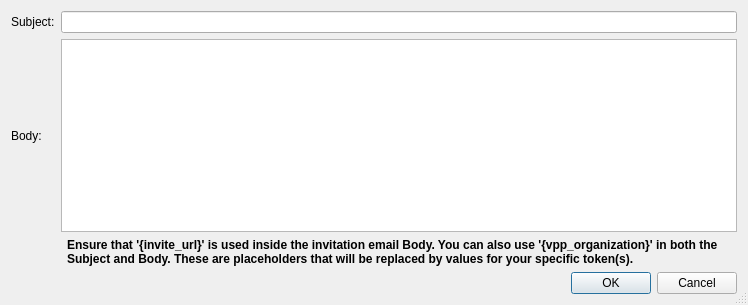
<?xml version="1.0" encoding="UTF-8"?>
<ui version="4.0">
 <class>VPPEmailInvitationTemplateDlg</class>
 <widget class="QDialog" name="VPPEmailInvitationTemplateDlg">
  <property name="geometry">
   <rect>
    <x>0</x>
    <y>0</y>
    <width>748</width>
    <height>305</height>
   </rect>
  </property>
  <property name="sizePolicy">
   <sizepolicy hsizetype="MinimumExpanding" vsizetype="MinimumExpanding">
    <horstretch>0</horstretch>
    <verstretch>0</verstretch>
   </sizepolicy>
  </property>
  <property name="minimumSize">
   <size>
    <width>748</width>
    <height>305</height>
   </size>
  </property>
  <property name="windowTitle">
   <string>VPP - Email invitation template</string>
  </property>
  <property name="sizeGripEnabled">
   <bool>true</bool>
  </property>
  <property name="modal">
   <bool>true</bool>
  </property>
  <layout class="QVBoxLayout" name="verticalLayout">
   <item>
    <layout class="QGridLayout" name="gridLayout">
     <item row="0" column="0">
      <widget class="QLabel" name="label_7">
       <property name="text">
        <string>Subject:</string>
       </property>
      </widget>
     </item>
     <item row="0" column="1">
      <widget class="QLineEdit" name="invitationSubject">
       <property name="minimumSize">
        <size>
         <width>600</width>
         <height>0</height>
        </size>
       </property>
      </widget>
     </item>
     <item row="1" column="0">
      <widget class="QLabel" name="label_8">
       <property name="text">
        <string>Body:</string>
       </property>
      </widget>
     </item>
     <item row="1" column="1">
      <widget class="QPlainTextEdit" name="invitationBody">
       <property name="sizePolicy">
        <sizepolicy hsizetype="Expanding" vsizetype="MinimumExpanding">
         <horstretch>0</horstretch>
         <verstretch>0</verstretch>
        </sizepolicy>
       </property>
       <property name="minimumSize">
        <size>
         <width>600</width>
         <height>0</height>
        </size>
       </property>
      </widget>
     </item>
    </layout>
   </item>
   <item>
    <layout class="QHBoxLayout" name="horizontalLayout">
     <item>
      <spacer name="horizontalSpacer">
       <property name="orientation">
        <enum>Qt::Horizontal</enum>
       </property>
       <property name="sizeType">
        <enum>QSizePolicy::Maximum</enum>
       </property>
       <property name="sizeHint" stdset="0">
        <size>
         <width>56</width>
         <height>20</height>
        </size>
       </property>
      </spacer>
     </item>
     <item>
      <widget class="QLabel" name="lblEmailInvitationContraint">
       <property name="sizePolicy">
        <sizepolicy hsizetype="Expanding" vsizetype="Maximum">
         <horstretch>0</horstretch>
         <verstretch>0</verstretch>
        </sizepolicy>
       </property>
       <property name="minimumSize">
        <size>
         <width>600</width>
         <height>0</height>
        </size>
       </property>
       <property name="font">
        <font>
         <weight>75</weight>
         <bold>true</bold>
        </font>
       </property>
       <property name="text">
        <string>Ensure that '{invite_url}' is used inside the invitation email Body. You can also use '{vpp_organization}' in both the Subject and Body. These are placeholders that will be replaced by values for your specific token(s). </string>
       </property>
       <property name="wordWrap">
        <bool>true</bool>
       </property>
      </widget>
     </item>
    </layout>
   </item>
   <item>
    <widget class="QDialogButtonBox" name="buttonBox">
     <property name="sizePolicy">
      <sizepolicy hsizetype="Minimum" vsizetype="Fixed">
       <horstretch>0</horstretch>
       <verstretch>0</verstretch>
      </sizepolicy>
     </property>
     <property name="orientation">
      <enum>Qt::Horizontal</enum>
     </property>
     <property name="standardButtons">
      <set>QDialogButtonBox::Cancel|QDialogButtonBox::Ok</set>
     </property>
    </widget>
   </item>
  </layout>
 </widget>
 <resources/>
 <connections>
  <connection>
   <sender>buttonBox</sender>
   <signal>accepted()</signal>
   <receiver>VPPEmailInvitationTemplateDlg</receiver>
   <slot>accept()</slot>
   <hints>
    <hint type="sourcelabel">
     <x>248</x>
     <y>254</y>
    </hint>
    <hint type="destinationlabel">
     <x>157</x>
     <y>274</y>
    </hint>
   </hints>
  </connection>
  <connection>
   <sender>buttonBox</sender>
   <signal>rejected()</signal>
   <receiver>VPPEmailInvitationTemplateDlg</receiver>
   <slot>reject()</slot>
   <hints>
    <hint type="sourcelabel">
     <x>316</x>
     <y>260</y>
    </hint>
    <hint type="destinationlabel">
     <x>286</x>
     <y>274</y>
    </hint>
   </hints>
  </connection>
 </connections>
</ui>
